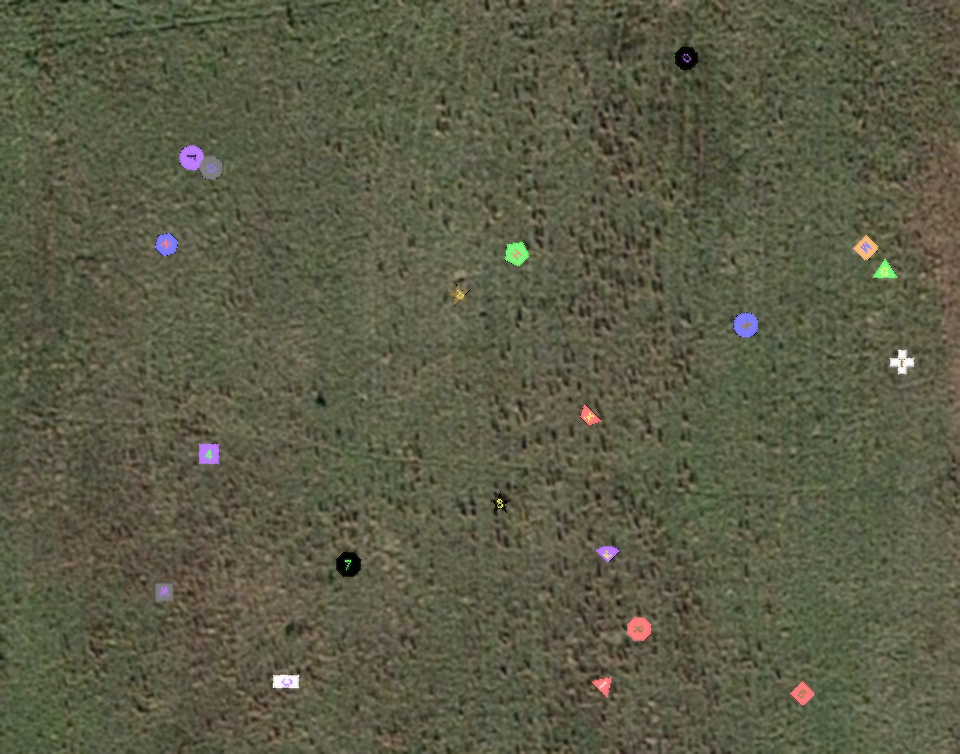
#> input picture maryland_test_50.png, 960 x 754 px
$ python opencvblobdetection.py   (older library calls are emulated)
#> lines starting #> are read from the running program, lines starting #| are printed output that depends on the picture
from matplotlib import pyplot as plt
import numpy as np
import cv2

# [5 lines of commented-out code are left out]
img0 = cv2.imread('maryland_test_50.png',)
#> img0 is the input picture: shape (754, 960, 3); mean B, G, R 70.2, 91.4, 90.9

# converting to gray scale
gray = cv2.cvtColor(img0, cv2.COLOR_BGR2GRAY)
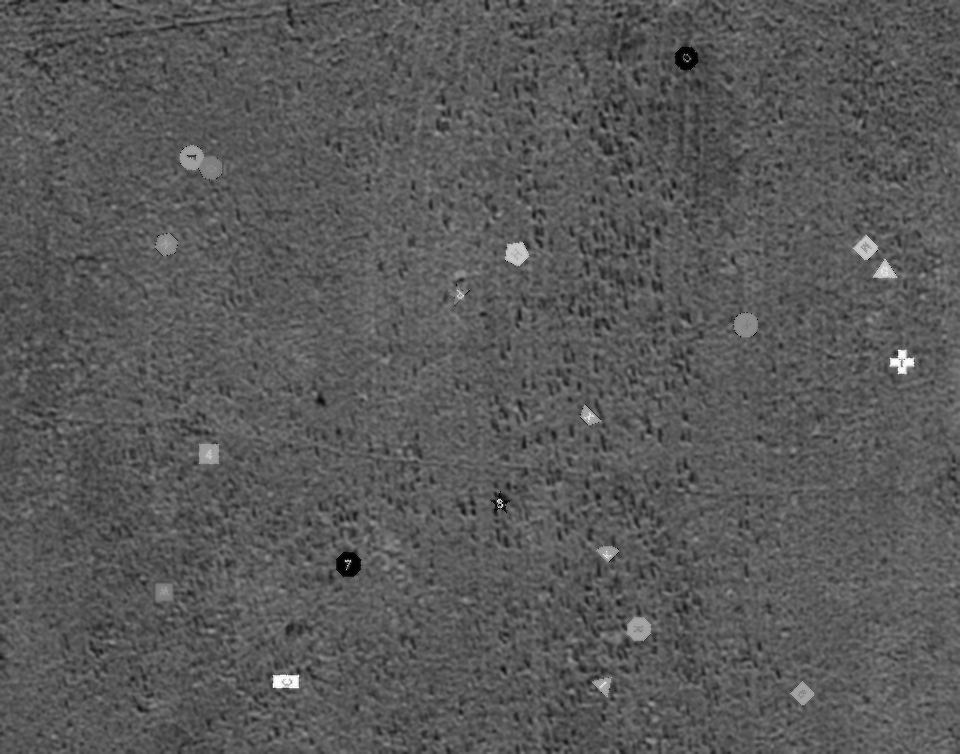
#> gray: shape (754, 960); min 0, max 255, mean 88.8

# remove noise
img = cv2.GaussianBlur(gray,(3,3),0)

# convolute with proper kernels
laplacian = cv2.Laplacian(img,cv2.CV_64F)
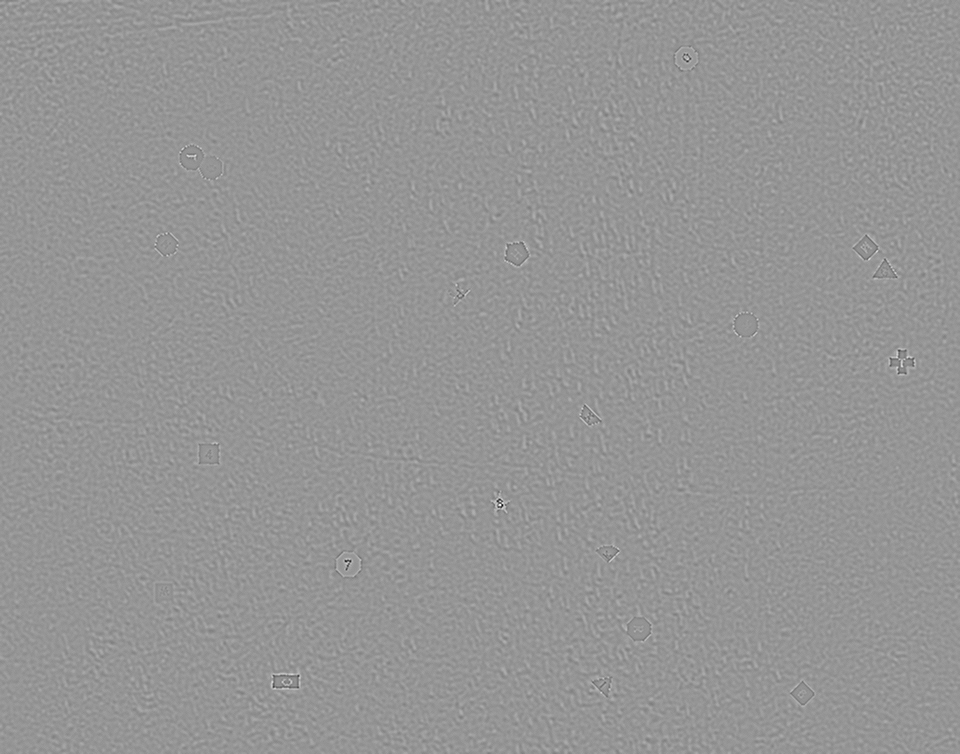
#> laplacian: shape (754, 960) float64; min -155, max 109, mean 0; drawn with min black and max white
sobelx = cv2.Sobel(img,cv2.CV_64F,1,0,ksize=5)  # x
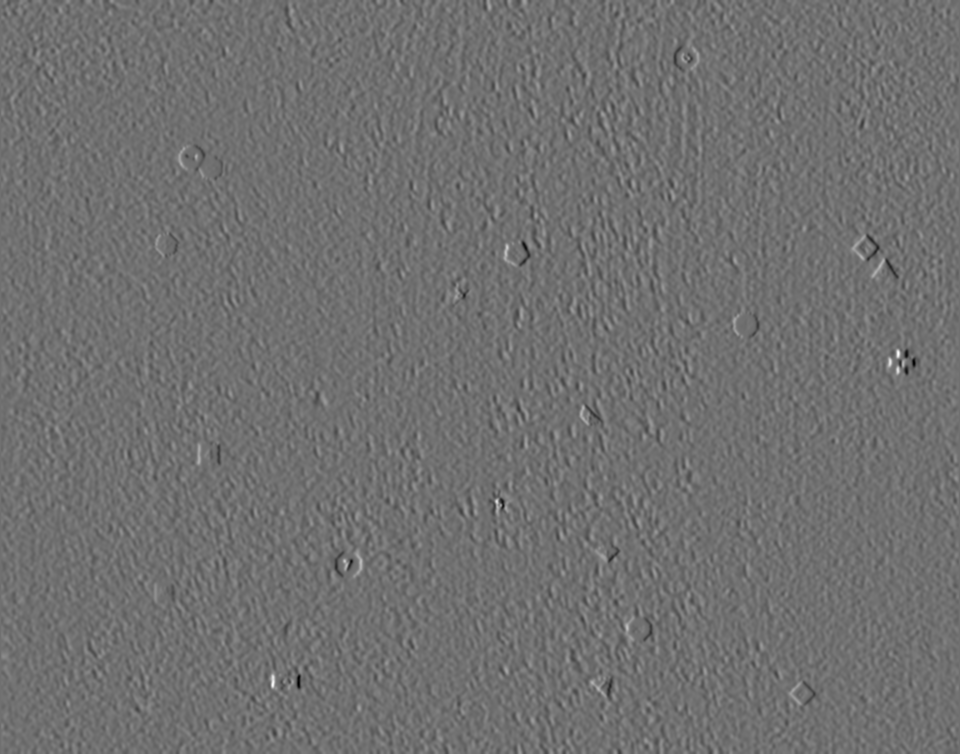
#> sobelx: shape (754, 960) float64; min -5872, max 7410, mean 1.2; drawn with min black and max white
sobely = cv2.Sobel(img,cv2.CV_64F,0,1,ksize=5)  # y
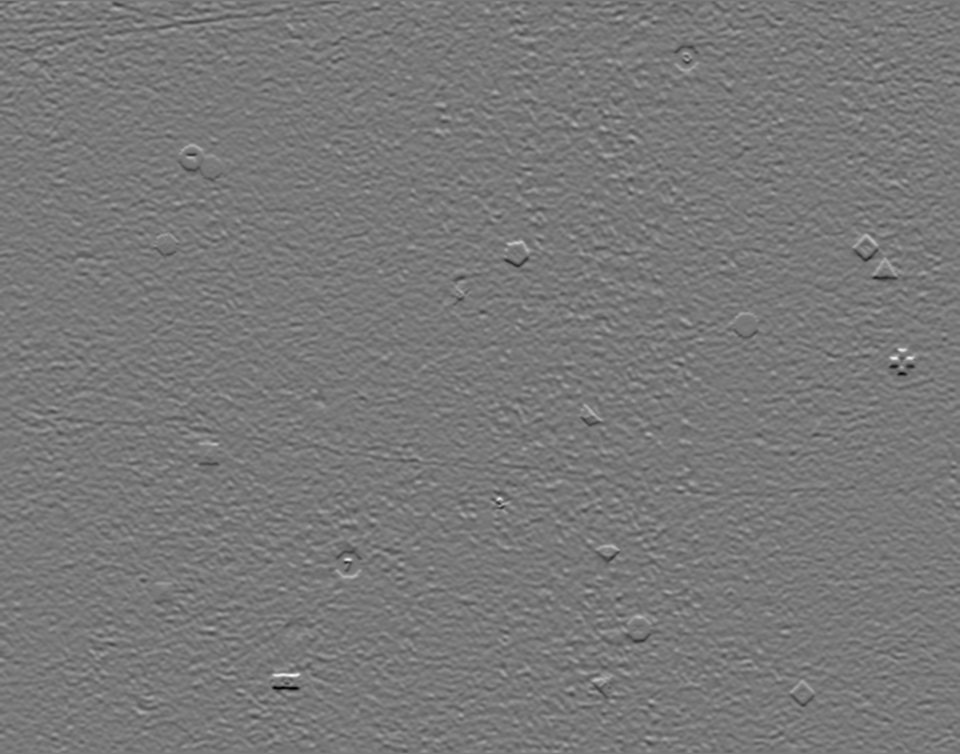
#> sobely: shape (754, 960) float64; min -6432, max 7107, mean -0.2; drawn with min black and max white
c = cv2.Canny(gray, 10, 20, 3, L2gradient=True)
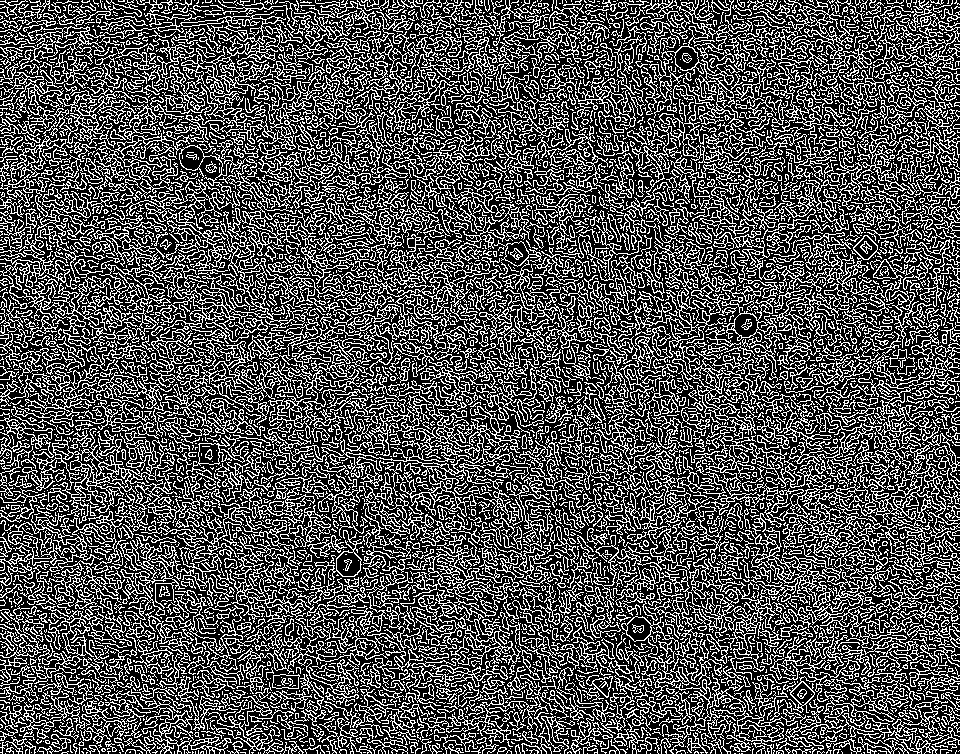
#> c: shape (754, 960); 32.1% white in thin lines or dots
plt.subplot(2,2,1),plt.imshow(c,cmap = 'gray')
plt.title('Canny'), plt.xticks([]), plt.yticks([])
plt.subplot(2,2,2),plt.imshow(laplacian,cmap = 'gray')
plt.title('Laplacian'), plt.xticks([]), plt.yticks([])
plt.subplot(2,2,3),plt.imshow(sobelx,cmap = 'gray')
plt.title('Sobel X'), plt.xticks([]), plt.yticks([])
plt.subplot(2,2,4),plt.imshow(sobely,cmap = 'gray')
plt.title('Sobel Y'), plt.xticks([]), plt.yticks([])

plt.show()
